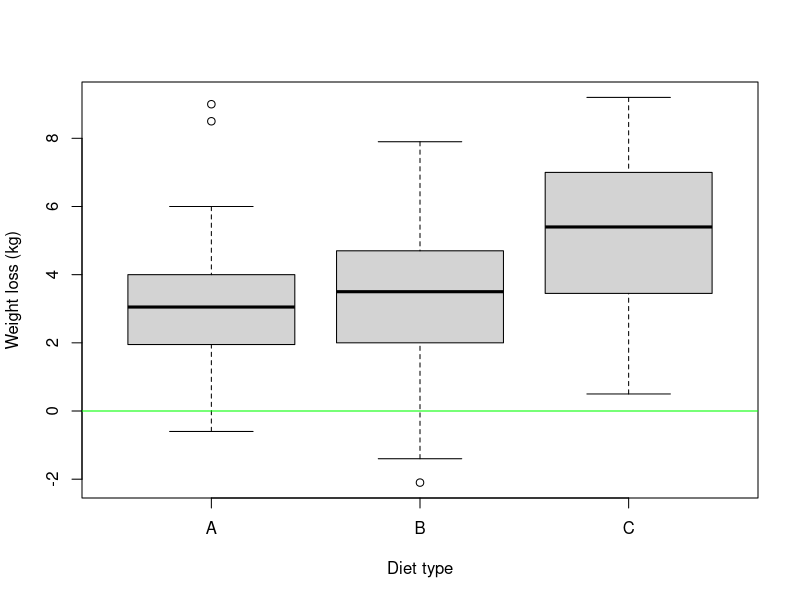
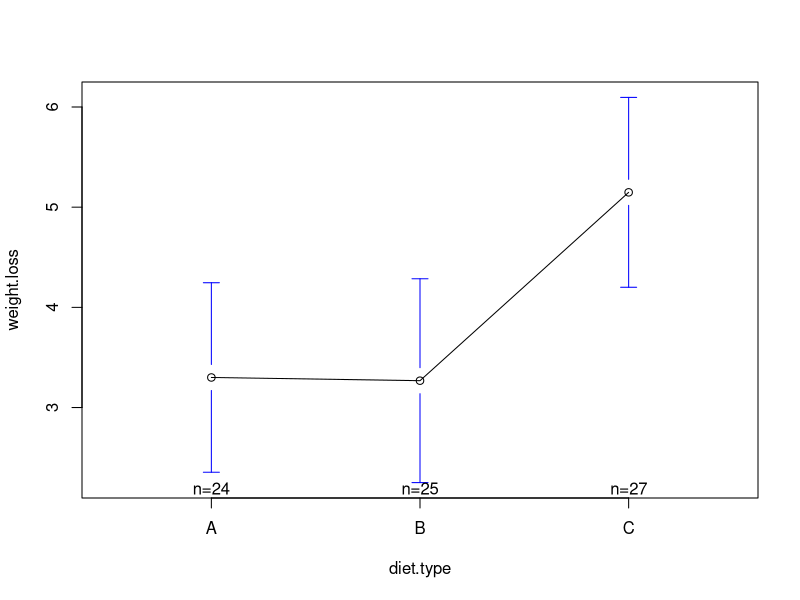
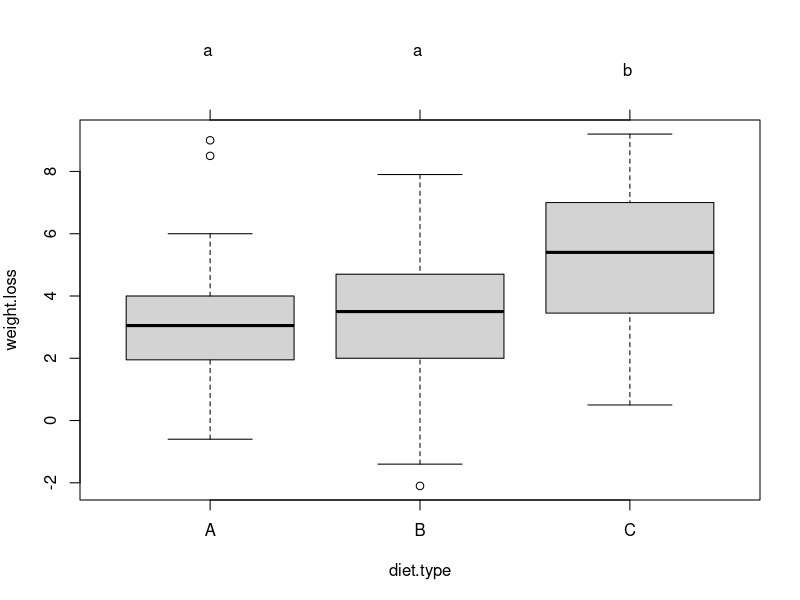
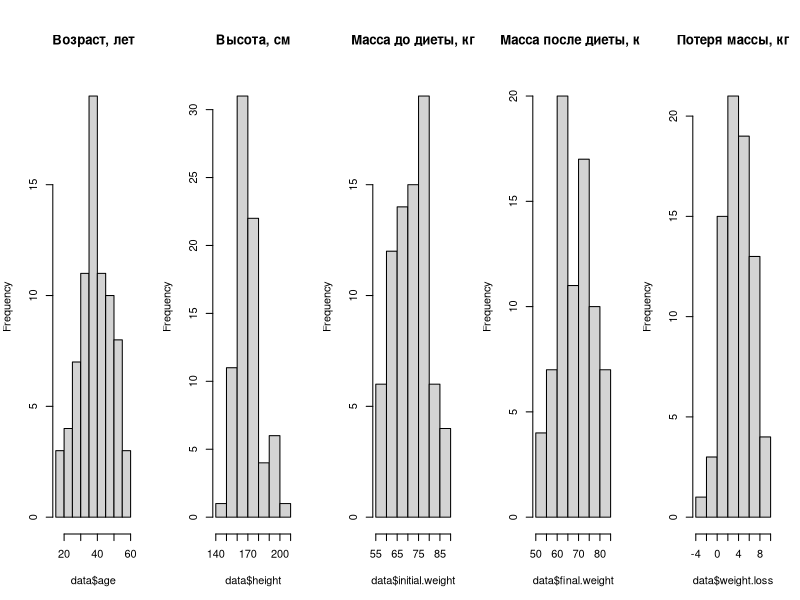
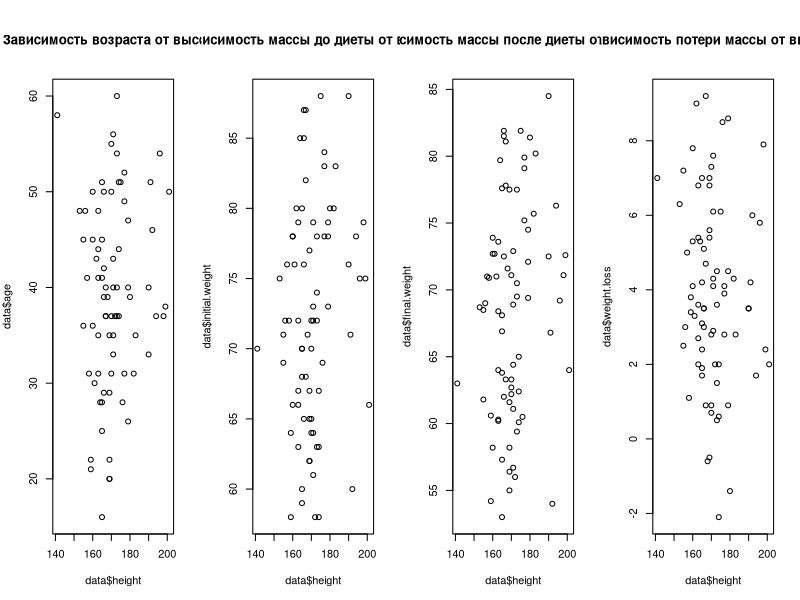
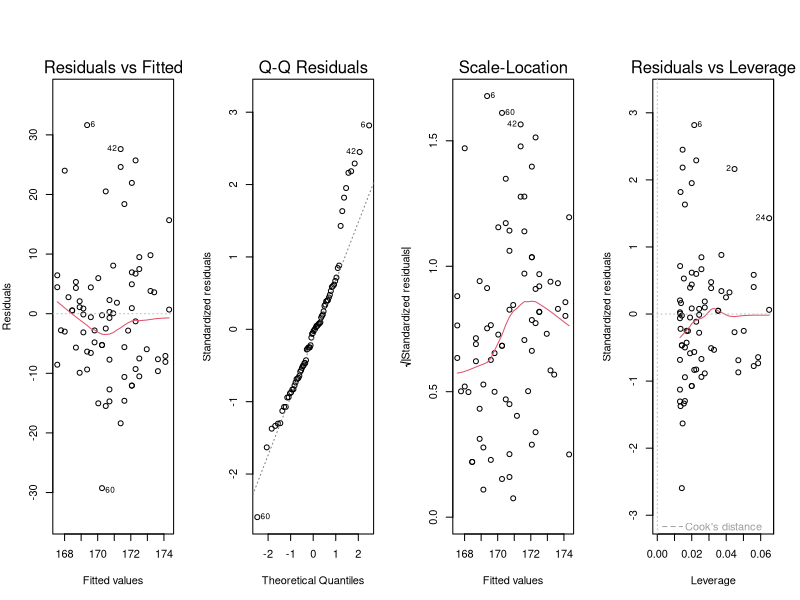
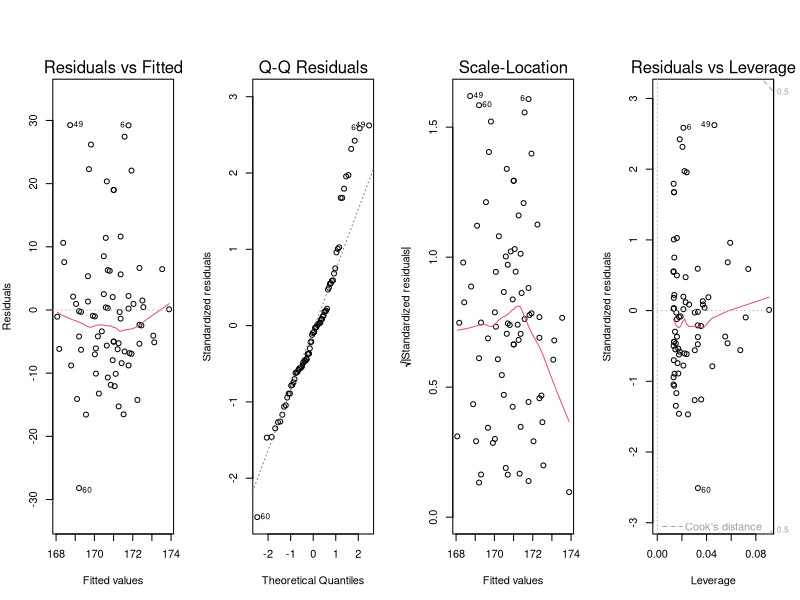
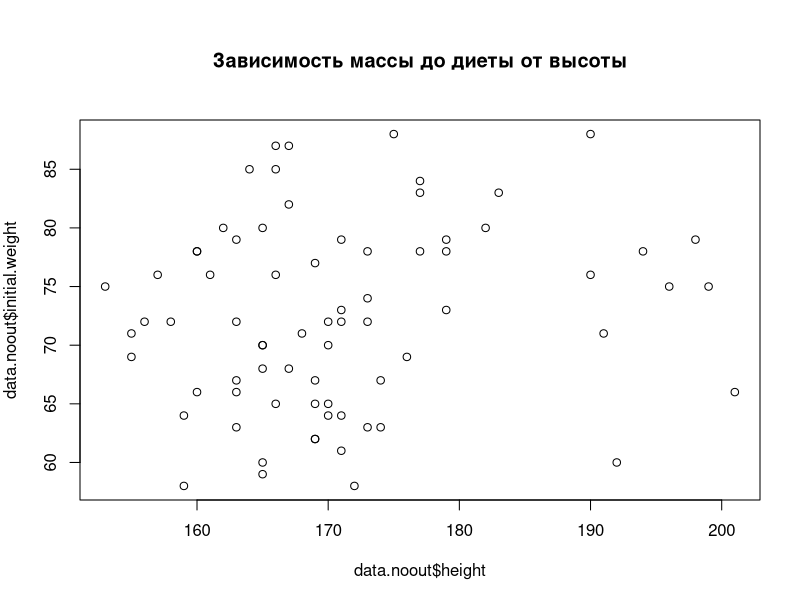

These charts were generated, in order, by the following R code:
## ---- chunk 1
knitr::opts_chunk$set(echo = TRUE)
## ---- chunk 2
setwd("C:/Users/Nikolai/Desktop/MD-DA-2018-master/lab5")
data = read.csv("diet.csv",row.names=1)
summary(data)
## ---- chunk 3
colnames(data) <- c("gender", "age", "height", "initial.weight", 
                    "diet.type", "final.weight")
data$diet.type <- factor(c("A", "B", "C")[data$diet.type])
data$gender <- data$gender + 1
data$gender <- factor(c("female", "male")[data$gender])
## ---- chunk 4
data<-na.omit(data)
## ---- chunk 5
data$weight.loss = data$initial.weight - data$final.weight
## ---- chunk 6
boxplot(weight.loss~diet.type,data=data,col="light gray",
        ylab = "Weight loss (kg)", xlab = "Diet type")
abline(h=0,col="green")
## ---- chunk 7
table(data$diet.type)
## ---- chunk 8
library(gplots) #библиотека устанавлевается с помощью install.packages
plotmeans(weight.loss ~ diet.type, data=data)
aggregate(data$weight.loss, by = list(data$diet.type), FUN=sd)
## ---- chunk 9
fit.1 <- aov(weight.loss ~ diet.type, data=data)
summary(fit.1)
## ---- chunk 10
TukeyHSD(fit.1)
## ---- chunk 11
library(multcomp)
par(mar=c(5,4,6,2))
tuk.1 <- glht(fit.1, linfct=mcp(diet.type="Tukey"))
plot(cld(tuk.1, level=.05),col="lightgrey")
## ---- chunk 12
par(mfrow=c(1,5))
hist(data$age, main = "Возраст, лет")
hist(data$height, main = "Высота, см")
hist(data$initial.weight, main = "Масса до диеты, кг")
hist(data$final.weight, main = "Масса после диеты, кг")
hist(data$weight.loss, main = "Потеря массы, кг")
## ---- chunk 13
par(mfrow=c(1,4)) 
plot(data$height, data$age,'p',main = "Зависимость возраста от высоты")
plot(data$height, data$initial.weight,'p',main = "Зависимость массы до диеты от высоты")
plot(data$height, data$final.weight,'p',main = "Зависимость массы после диеты от высоты")
plot(data$height, data$weight.loss,'p',main = "Зависимость потери массы от высоты")
## ---- chunk 14
linear.model.1 <- lm(height ~ initial.weight, data=data)
linear.model.1
summary(linear.model.1)
plot(linear.model.1)

linear.model.2 <- lm(height ~ weight.loss, data=data)
linear.model.2
summary(linear.model.2)
plot(linear.model.2)
## ---- chunk 15
par(mfrow=c(1,1))
data.noout <- data[data$height > 150 & data$initial.weight < 100 & data$final.weight < 100 & data$weight.loss > -1,]
linear.model.3 <- lm (height ~ initial.weight, data=data.noout)
linear.model.3
summary(linear.model.3)
plot(data.noout$height, data.noout$initial.weight,'p',main = "Зависимость массы до диеты от высоты")

linear.model.4 <- lm (height ~ weight.loss, data=data.noout)
linear.model.4
summary(linear.model.4)
plot(data.noout$height, data.noout$weight.loss,'p',main = "Зависимость потери массы от высоты")
## ---- chunk 16
boxplot(weight.loss~diet.type,data=data.noout,col="light gray",
        ylab = "Weight loss (kg)", xlab = "Diet type")
abline(h=0,col="green")

table(data.noout$diet.type)

plotmeans(weight.loss ~ diet.type, data=data.noout)
aggregate(data$weight.loss, by = list(data$diet.type), FUN=sd)

fit.2 <- aov(weight.loss ~ diet.type, data=data.noout)
summary(fit.2)

TukeyHSD(fit.2)

par(mar=c(5,4,6,2), mfrow=c(1,2))
tuk.2 <- glht(fit.2, linfct=mcp(diet.type="Tukey"))
plot(cld(tuk.1, level=.05),col="lightgrey")
plot(cld(tuk.2, level=.05),col="lightgrey")
## ---- chunk 17
t.test(data.noout$final.weight, data.noout$initial.weight, paired = TRUE)
## ---- chunk 18
boxplot(weight.loss~gender,data=data.noout,col="light gray",
        ylab = "Weight loss (kg)", xlab = "Gender")
abline(h=0,col="green")
## ---- chunk 19
par(mfrow=c(1,1))
boxplot(weight.loss~diet.type + gender,data=data.noout,col="light gray",
        ylab = "Weight loss (kg)", xlab = "Diet type")
abline(h=0,col="green")
## ---- chunk 20
par(mfrow=c(1,2))
data.noout.female <- data.noout[data.noout$gender == "female",]
data.noout.male <- data.noout[data.noout$gender == "male",]
plotmeans(weight.loss ~ diet.type, data=data.noout.female)
plotmeans(weight.loss ~ diet.type, data=data.noout.male)
